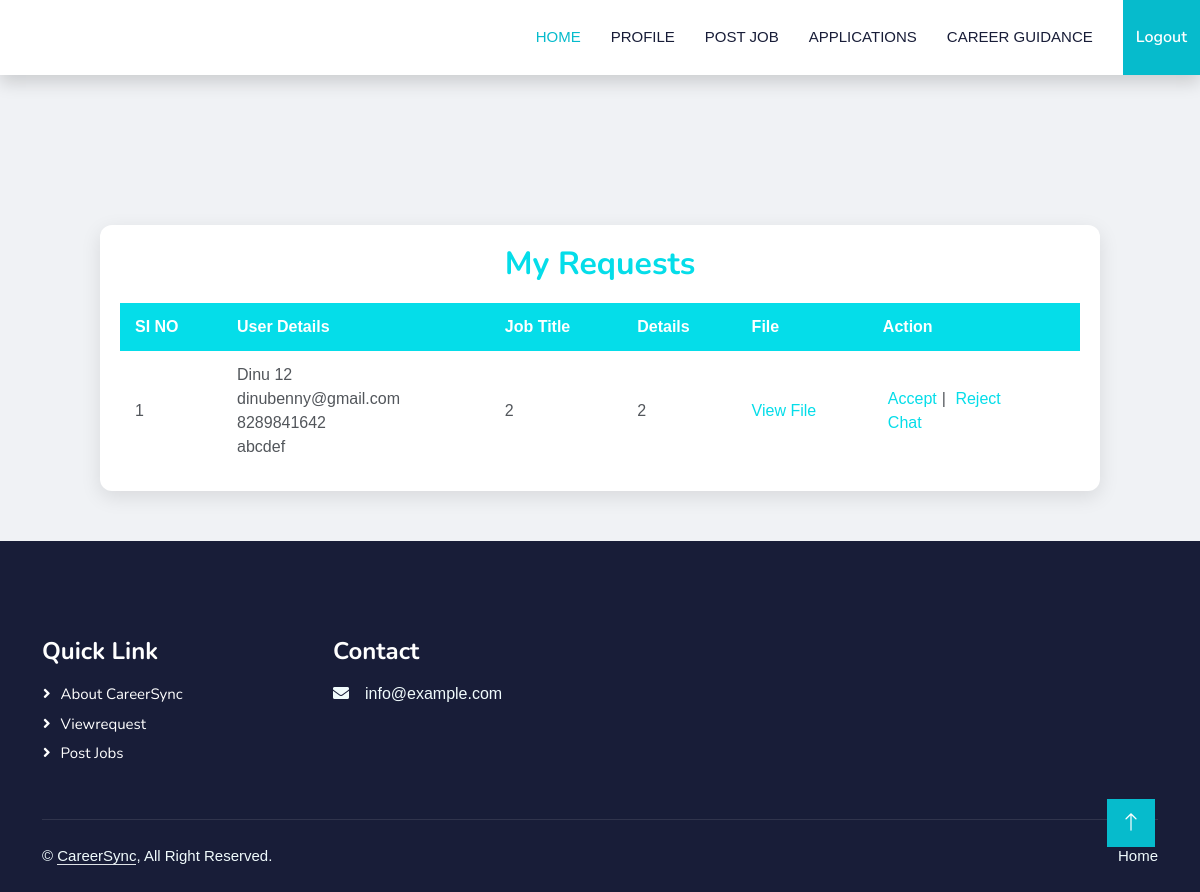
The page /Recruiter/Viewrequest/ (signed in) on the database its author committed.
### User/models.py (models this page shows)
class tbl_apply(models.Model):
    apply_date=models.DateField(auto_now_add=True)
    apply_status=models.IntegerField(default=0)
    apply_file=models.FileField(upload_to="Assets/Userdocs/File/")
    user=models.ForeignKey(tbl_userreg,on_delete=models.CASCADE,null=True)
    job=models.ForeignKey(tbl_job,on_delete=models.CASCADE)

### Guest/models.py (models this page shows)
class tbl_userreg(models.Model):
    user_name=models.CharField(max_length=50)
    user_email=models.CharField(max_length=50)
    user_contact=models.CharField(max_length=50)
    user_address=models.CharField(max_length=50)
    user_password=models.CharField(max_length=50)
    user_photo=models.FileField(upload_to="Assets/UserDocs/")
    place=models.ForeignKey(tbl_place,on_delete=models.CASCADE)

### Recruiter/models.py (models this page shows)
class tbl_job(models.Model):
    job_title=models.CharField(max_length=50)
    job_details=models.CharField(max_length=50)
    job_lastdate=models.DateField()
    job_date=models.DateField(auto_now_add=True)
    job_experience=models.CharField(max_length=50)
    job_requirment=models.CharField(max_length=50)
    jobtype=models.ForeignKey(tbl_jobtype,on_delete=models.CASCADE)
    jobcategory=models.ForeignKey(tbl_jobcategory,on_delete=models.CASCADE)
    recruiter=models.ForeignKey(tbl_recruiter,on_delete=models.CASCADE)

### Recruiter/views.py (the view)
# urls.py: path('Viewrequest/',views.Viewrequest,name='Viewrequest'),
def Viewrequest(request):
    if "rid" not in request.session:
        return redirect("Guest:Login")
    else:
        apply=tbl_apply.objects.filter(job__recruiter=request.session['rid'])
        return render(request,'Recruiter/Viewrequest.html',{'apply':apply})

### Recruiter/Templates/Recruiter/Viewrequest.html (shortened to what this page needs)
{% extends 'Recruiter/Header.html' %}
{% block content %}
<!DOCTYPE html>
<html lang="en">
<head>
</head>
<body>
    <div class="request-card">
        <h2>My Requests</h2>
        <table>
            <thead>
                <tr>
                    <th>SI NO</th>
                    <th>User Details</th>
                    <th>Job Title</th>
                    <th>Details</th>
                    <th>File</th>
                    <th>Action</th>
                </tr>
            </thead>
            <tbody>
            {% for i in apply %}
                <tr>
                    <td>{{ forloop.counter }}</td>
                    <td>{{ i.user.user_name }} <br>
                        {{ i.user.user_email }} <br>
                        {{ i.user.user_contact }} <br>
                        {{ i.user.user_address }}
                    </td>
                    <td>{{ i.job.job_title }}</td>
                    <td>{{ i.job.job_details }}</td>
                    <td><a href="{{ i.apply_file.url }}" target="_blank">View File</a></td>
                    <td class="action-links">
                        <a href="{% url 'Recruiter:acceptu' i.id %}">Accept</a>|
                        <a href="{% url 'Recruiter:rejectu' i.id %}">Reject</a><br>
                        <a href="{% url 'Recruiter:chatpage' i.user.id %}">Chat</a>
                    </td>
                </tr>
            {% endfor %}
            </tbody>
        </table>
    </div>
</body>
</html>
{% endblock %}

### Guest/static/Main/css/style.css (style rules this page uses)
:root { --primary: #06BBCC; --light: #F0FBFC; --dark: #181d38; }

### Recruiter/Templates/Recruiter/Viewrequest.html (style rules this page uses)
body { font-family: 'Arial', sans-serif; background-color: #f0f2f5; margin: 0; padding: 0; }
.request-card { max-width: 1000px; margin: 50px auto; background-color: #fff; border-radius: 12px; box-shadow: 0 6px 20px rgba(0,0,0,0.1); overflow: hidden; padding: 20px; }
h2 { text-align: center; color: #05dde9; margin-bottom: 20px; }
table { width: 100%; border-collapse: collapse; }
th, td { padding: 12px 15px; text-align: left; }
th { background-color: #05dde9; color: #fff; font-weight: 600; }
a { color: #05dde9; text-decoration: none; font-weight: 500; transition: color 0.3s; }
.action-links a { margin: 0 5px; }

### rows shown on the page
tbl_apply: user.user_name "Dinu 12", user.user_email "dinubenny@gmail.com", user.user_contact "8289841642", user.user_address "abcdef", job.job_title "2", job.job_details "2"
